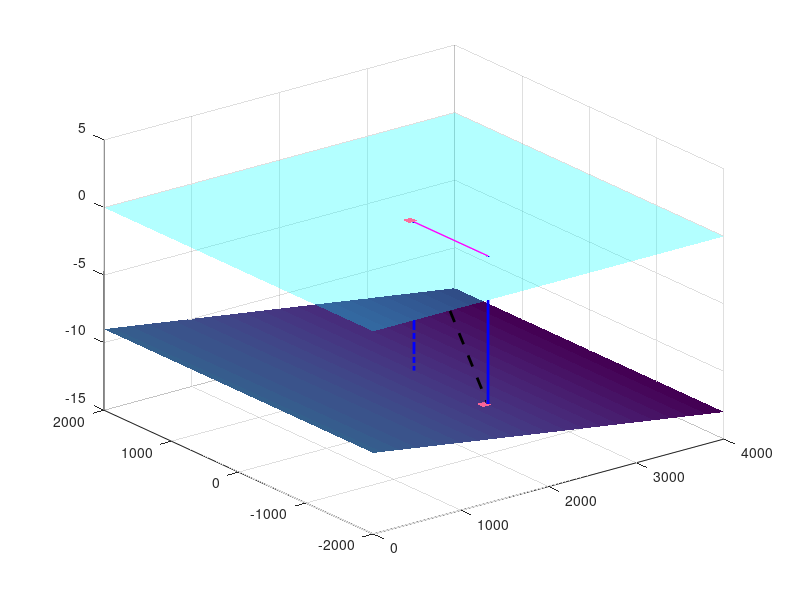

Recreate this plot in MATLAB. (Note: this script raises an error after producing the figure.)
close all; clear all;
%%inputs
delta_volume = 100000;
cross_shore_pos = 20;
local_shoreline_angle = 90;
%%
c_cell_size = 100;
c_grid_size = 40;

c_shelf_slope = 0.001;
c_shoreface_slope = 0.01;
c_cross_shore_reference_pos = 10;
c_shelf_depth_at_reference_pos = 10;
c_min_shelf_depth_at_closure = 10;

max_dist = c_cell_size*c_grid_size;
cross_shore_distances = (0:c_cell_size:max_dist);
long_shore_distances = (-max_dist/2: c_cell_size: max_dist/2);
continental_shelf = -c_shelf_slope*(cross_shore_distances-(c_cross_shore_reference_pos*c_cell_size)) - c_shelf_depth_at_reference_pos;
shelf_z = repmat(continental_shelf, length(continental_shelf), 1);

hfig_profile = figure();
set(hfig_profile, 'Position', [100, 200, 1200, 600]);

surf(cross_shore_distances, long_shore_distances, shelf_z, 'edgecolor', 'none');
hold on
z = zeros(length(cross_shore_distances));
surf(cross_shore_distances, long_shore_distances, z, 'FaceColor', [0 1 1], 'FaceAlpha', 0.3, 'EdgeColor', 'none');

x = long_shore_distances*tand(local_shoreline_angle) + cross_shore_pos*c_cell_size;
x(x < 0 | x > max_dist) = NaN;
plot3(x, long_shore_distances, zeros(1, length(x)), 'k--', 'linewidth', 2);

%% Eq 1
local_shelf_depth = c_shelf_depth_at_reference_pos + ((cross_shore_pos - c_cross_shore_reference_pos)*c_cell_size*c_shelf_slope);
plot3([cross_shore_pos*c_cell_size, cross_shore_pos*c_cell_size], [0 0], [0 -local_shelf_depth], 'b-.', 'linewidth', 2);

%% Eq 2
effective_slope = c_shoreface_slope-(cosd(local_shoreline_angle)*c_shelf_slope);
cross_shore_distance_to_closure = local_shelf_depth/effective_slope;
% plot3([cross_shore_pos*c_cell_size, cross_shore_pos*c_cell_size+cross_shore_distance_to_closure], [0 0 ], [0 0], 'm--', 'linewidth', 2);

%% Eq 3
cross_shore_pos_of_closure = (cross_shore_pos*c_cell_size + cosd(local_shoreline_angle)*cross_shore_distance_to_closure);
long_shore_pos_of_closure = sind(local_shoreline_angle)*(-cross_shore_distance_to_closure);
plot3([cross_shore_pos*c_cell_size, cross_shore_pos_of_closure], [0 long_shore_pos_of_closure], [0 0], 'm-', 'linewidth', 1);
%plot3([cross_shore_pos_of_closure, cross_shore_pos*c_cell_size + cross_shore_distance_to_closure], [long_shore_pos_of_closure 0], [0 0], 'm-', 'linewidth', 1);

%% Eq 4

shelf_depth_at_closure = c_shelf_depth_at_reference_pos +(cross_shore_pos_of_closure - c_cross_shore_reference_pos*c_cell_size)*c_shelf_slope;
if shelf_depth_at_closure < c_min_shelf_depth_at_closure
    shelf_depth_at_closure = c_min_shelf_depth_at_closure;
end

projected_x = cross_shore_pos_of_closure;
projected_y = long_shore_pos_of_closure;
projected_z = -shelf_depth_at_closure;
plot3([projected_x projected_x],...
    [projected_y projected_y],...
    [0, projected_z], 'b-', 'linewidth', 2);
% plot3([cross_shore_pos*c_cell_size + cross_shore_distance_to_closure, cross_shore_pos*c_cell_size + cross_shore_distance_to_closure],...
%     [0, 0],...
%     [0, -shelf_depth_at_closure], 'b-', 'linewidth', 2);


%% shoreface

shoreface = -c_shoreface_slope*(cross_shore_distances-(cross_shore_pos*c_cell_size));
z = NaN(length(shoreface));
for i = (0:1:length(shoreface)-1)
    long_shore_pos = (i*c_cell_size)-max_dist/2;
    z(i+1, :) = -(cosd(local_shoreline_angle))*c_shoreface_slope*(cross_shore_distances - (cross_shore_pos*c_cell_size) - long_shore_pos*tand(local_shoreline_angle));
end
z(z > 0) = 0;
z(z < shelf_z - 4) = NaN;

plot3([cross_shore_pos*c_cell_size, projected_x],...
    [0, projected_y],...
    [0, projected_z], 'k--', 'linewidth', 2);

surf(cross_shore_distances, long_shore_distances, z, 'facecolor', [.5 .5 .5], 'edgecolor', 'none', 'facealpha', 0.7);

%% plot volume change
width = c_cell_size;
length = delta_volume/(c_cell_size*shelf_depth_at_closure);
height = shelf_depth_at_closure;
dist = cross_shore_distance_to_closure;
y = -dist*sind(local_shoreline_angle);

x_corners1 = [cross_shore_pos*c_cell_size - length,...
    cross_shore_pos*c_cell_size,...
    cross_shore_pos*c_cell_size,...
    cross_shore_pos*c_cell_size - length];
x_corners2 = [projected_x - length,...
    projected_x,...
    projected_x,...
    projected_x - length];
y_corners1 = [width/2, width/2, -width/2, -width/2];
y_corners2 = [y+(width/2), y+(width/2), y-(width/2), y-(width/2)];
z_corners1 = (.2)*ones(4);
z_corners2 = (projected_z+.1)*ones(4);
surf(x_corners1, y_corners1, z_corners1, 'facecolor', [1 .4 .6], 'edgecolor', 'none', 'facealpha', 0.8);
hold on
surf(x_corners2, y_corners2, z_corners2, 'facecolor', [1 .4 .6], 'edgecolor', 'none', 'facealpha', 0.8);
plot3([x_corners1(1) x_corners2(1)], [y_corners1(1) y_corners2(1)], [z_corners1(1) z_corners2(1)], 'color', [1 .4 .6 0.8]);
plot3([x_corners1(2) x_corners2(2)], [y_corners1(2) y_corners2(2)], [z_corners1(2) z_corners2(2)], 'color', [1 .4 .6 0.8]);
plot3([x_corners1(3) x_corners2(3)], [y_corners1(3) y_corners2(3)], [z_corners1(3) z_corners2(3)], 'color', [1 .4 .6 0.8]);
plot3([x_corners1(4) x_corners2(4)], [y_corners1(4) y_corners2(4)], [z_corners1(4) z_corners2(4)], 'color', [1 .4 .6 0.8]);

x_corners1 = [cross_shore_pos*c_cell_size + length,...
    cross_shore_pos*c_cell_size,...
    cross_shore_pos*c_cell_size,...
    cross_shore_pos*c_cell_size + length];
x_corners2 = [projected_x + length,...
    projected_x,...
    projected_x,...
    projected_x + length];

surf(x_corners1, y_corners1, z_corners1, 'facecolor', [0 1 0], 'edgecolor', 'none', 'facealpha', 0.4);
hold on
surf(x_corners2, y_corners2, z_corners2, 'facecolor', [0 1 0], 'edgecolor', 'none', 'facealpha', 0.4);
plot3([x_corners1(1) x_corners2(1)], [y_corners1(1) y_corners2(1)], [z_corners1(1) z_corners2(1)], 'color', [0 1 0 0.4]);
plot3([x_corners1(2) x_corners2(2)], [y_corners1(2) y_corners2(2)], [z_corners1(2) z_corners2(2)], 'color', [0 1 0 0.4]);
plot3([x_corners1(3) x_corners2(3)], [y_corners1(3) y_corners2(3)], [z_corners1(3) z_corners2(3)], 'color', [0 1 0 0.4]);
plot3([x_corners1(4) x_corners2(4)], [y_corners1(4) y_corners2(4)], [z_corners1(4) z_corners2(4)], 'color', [0 1 0 0.4]);

% label

zlabel('Elevation (m)')
xlabel('cross-shore distance (m)')
set(gca, 'fontsize', 14)
view(30, 30); % 45 30
zlim([-20, 5]);
% xlim([0, max_dist]);
% title({'Cross-shore schematic for volume change'; ['delta\_volume = ', num2str(delta_volume) ' m^3']}, 'fontsize', 14)
% 
% legend(['c\_shelf\_slope = ', num2str(c_shelf_slope)],...
% ['c\_cross\_shore\_reference\_pos = ', num2str(c_cross_shore_reference_pos)],...
% ['local\_shoreline\_cross\_shore\_pos = ', num2str(cross_shore_pos)],...
% ['cross\_shore\_distance\_to\_closure = ', num2str(cross_shore_distance_to_closure)],...
% ['cross\_shore\_pos\_of\_closure = ', num2str(cross_shore_pos_of_closure)],...
% ['shelf\_depth\_at\_closure = ', num2str(shelf_depth_at_closure)],...
% ['c\_shoreface\_slope = ', num2str(c_shoreface_slope)],...
% ['Erosion potential cross-section'],...
% ['Accretion potential cross-section'],...
% ['Actual erosion cross-section'],...
% ['Actual accretion cross-section'],...
% 'location', 'northeastoutside')

%% intersection of the two planes
% shore1 = [cross_shore_pos*c_cell_size, 0, 0];
% shore2 = [cross_shore_pos*c_cell_size+cross_shore_distance_to_closure, 0, -shelf_depth_at_closure];
% shore3 = [-c_cell_size*tand(local_shoreline_angle)+(cross_shore_pos*c_cell_size), -c_cell_size, 0];
% 
% shore_normal = cross((shore2-shore1),(shore3-shore1));
% shelf_normal = cross([0 1 0], [1, 0, -c_shelf_slope]);
% intersection = cross(shore_normal,shelf_normal);
% intersection = (intersection./norm(intersection)).*1000;
% 
% 
% plot3([cross_shore_pos*c_cell_size + cross_shore_distance_to_closure, cross_shore_pos*c_cell_size + cross_shore_distance_to_closure + intersection(1)],...
%     [0, intersection(2)],...
%     [-shelf_depth_at_closure, -shelf_depth_at_closure + intersection(3)], 'r-', 'linewidth', 2);
% 
% 

hfig = figure();
set(hfig, 'position', [100 100 1200 500]);
angles = (0:5:90);

effective_slopes = c_shoreface_slope-(c_shelf_slope.*cosd(angles));
cross_shore_dists = local_shelf_depth./effective_slopes;
cross_shore_closure = cross_shore_pos*c_cell_size + cosd(angles).*cross_shore_dists;
shelf_depths = c_shelf_depth_at_reference_pos + ((cross_shore_closure-(c_cross_shore_reference_pos*c_cell_size)).*c_shelf_slope);

set(gca, 'fontsize', 15)
subplot(1, 3, 1)
plot(angles, effective_slopes, 'k--');
title('Effective shore slope');
xlim([0 90]);
subplot(1, 3, 2)
plot(angles, cross_shore_dists, 'm--');
xlabel('Shore angle (degrees)');
title('Cross-shore distance to closure (m)');
xlim([0 90]);
subplot(1, 3, 3)
plot(angles, shelf_depths, 'b-');
hold on
plot([0 90], [local_shelf_depth local_shelf_depth], 'b--')
xlim([0 90]);
title('Shelf depth at closure(m)')
